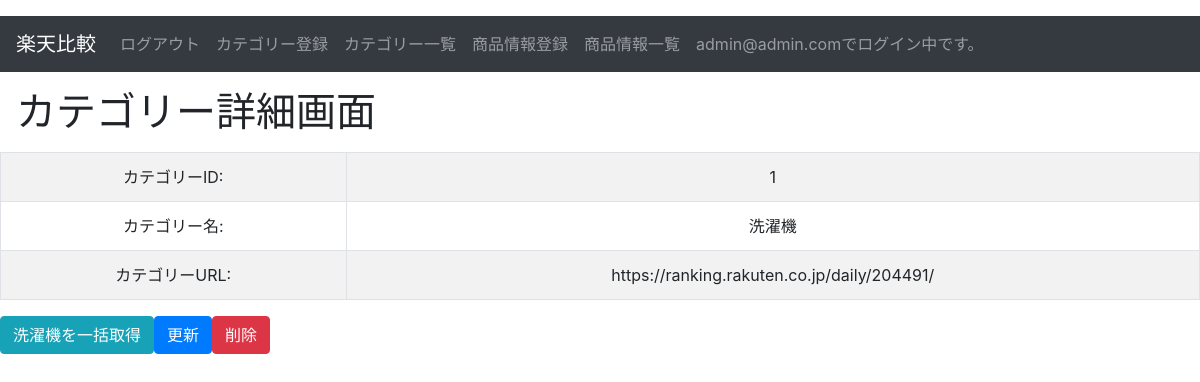
Screenshot of /rakuten/detail_category/1 (signed in) with the database file from the repository.
### rakuten/models.py (models this page shows, shortened)
class Users(AbstractBaseUser, PermissionsMixin):
    cretate_at = models.DateTimeField('登録日', auto_now_add=True)
    update_at = models.DateTimeField('更新日', auto_now=True)
    username = models.CharField(max_length=150)
    email = models.EmailField(max_length=255, unique=True)
    is_active = models.BooleanField(default=True)
    is_staff = models.BooleanField(default=True)
    USERNAME_FIELD = 'email'
    REQUIRED_FIELDS = ['username']
    objects = UserManager()

class Categories(models.Model):
    cretate_at = models.DateTimeField('登録日', auto_now_add=True)
    update_at = models.DateTimeField('更新日', auto_now=True)
    name = models.CharField('カテゴリー', max_length=20)
    url = models.URLField('URL')
    user = models.ForeignKey(
        Users, on_delete=models.CASCADE,
    )
    class Meta:
        db_table = 'categories'

### rakuten/views.py (the view, shortened to what this page needs)
# urls.py: path('detail_category/<int:pk>', CategoryDetailView.as_view(), name='detail_category'),
class CategoryDetailView(LoginRequiredMixin, DetailView):
    model = Categories
    template_name = 'detail_category.html'
    success_url = reverse_lazy('rakuten:product_list')

### rakuten/templates/detail_category.html (shortened to what this page needs)
<!doctype html>
{% extends "base.html" %}
{% load humanize %}
{% load static %}
{% block content %}
<body>
<div>
    <h1 class="my-3 ml-3">カテゴリー詳細画面</h1>
    <table class="table table-striped table table-bordered">
        <tbody align="center">
            <tr>
                <td>カテゴリーID:</td>
                <td>{{ object.id }}</td>
            </tr>
            <tr>
                <td>カテゴリー名:</td>
                <td>{{ object.name }}</td>
            </tr>
            <tr>
                <td>カテゴリーURL:</td>
                <td>{{ object.url }}</td>
            </tr>
        </tbody>
    </table>
    <form method="post" style="display:inline-flex">
        <p><input class="btn btn-info" type="submit" value="{{ object.name }}を一括取得"></p>
        <p><a class="btn btn-primary"  href="{% url 'rakuten:update_category' object.id %}">更新</a></p>
        <p><a class="btn btn-danger"  href="{% url 'rakuten:delete_category' object.id %}">削除</a></p>
    </form>
</div>
</body>
{% endblock %}

### rakuten/templates/base.html (shortened to what this page needs)
<!doctype html>
<html lang="ja">
<head>
    <link rel="stylesheet" href="https://stackpath.bootstrapcdn.com/bootstrap/4.1.3/css/bootstrap.min.css">
</head>
<body>
    <nav class="navbar navbar-expand-sm navbar-dark bg-dark mt-3 mb-3">
        <a class="navbar-brand" href="{% url 'rakuten:home' %}">楽天比較</a>
        <div class="collapse navbar-collapse">
            <ul class="navbar-nav">
                {% if user.is_authenticated %}
                    <li class="nav-item">
                        <a class="nav-link" href="{% url 'rakuten:user_logout' %}">ログアウト</a>
                    </li>
                    <li class="nav-item">
                        <a class="nav-link" href="{% url 'rakuten:category_form' %}">カテゴリー登録</a>
                    </li>
                    <li class="nav-item">
                        <a class="nav-link" href="{% url 'rakuten:category_list' %}">カテゴリー一覧</a>
                    </li>
                    <li class="nav-item">
                        <a class="nav-link" href="{% url 'rakuten:product_form' %}">商品情報登録</a>
                    </li>
                    <li class="nav-item">
                        <a class="nav-link" href="{% url 'rakuten:product_list' %}">商品情報一覧</a>
                    </li>
                    <li class="nav-item">
                        <a class="nav-link" href="{% url 'rakuten:product_list' %}">{{ user.get_username }}でログイン中です。</a>
                    </li>
                {% endif %}
            </ul>
        </div>
    </nav>
     {% block content %}{% endblock %}
</body>
</html>

### rows the page displays
Users: get_username "admin@admin.com"
Categories: id "1", name "洗濯機", url "https://ranking.rakuten.co.jp/daily/204491/", name "洗濯機を一括取得"
